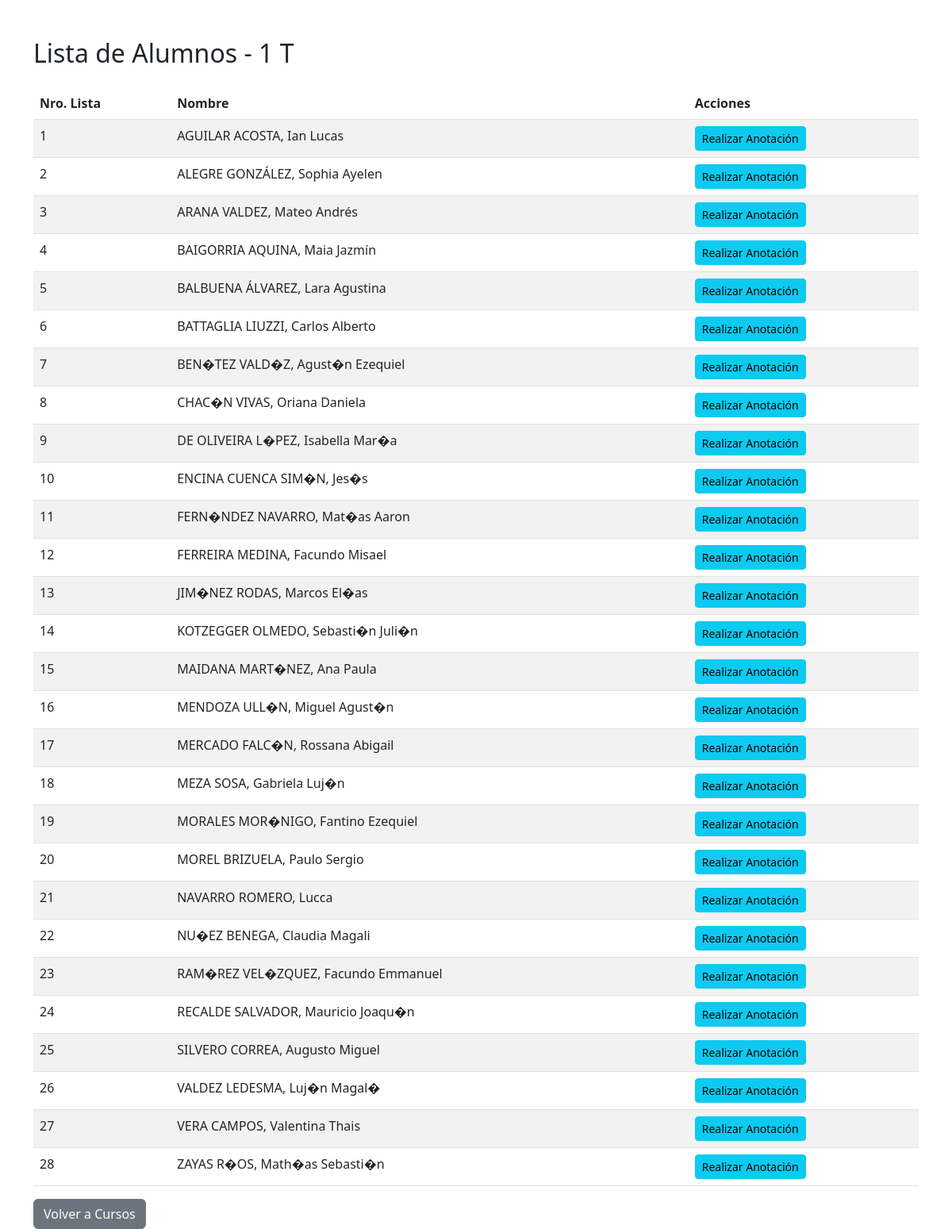
The app's page /curso/1 with its own data.
### models.py (models this page shows)
class Curso(db.Model):
    __tablename__ = 'curso'
    id_curso = db.Column(db.Integer, primary_key=True)
    nombre_curso = db.Column(db.String(100), nullable=False)
    alumnos = db.relationship('Alumno', backref='curso_rel', lazy=True)

class Alumno(db.Model):
    __tablename__ = 'alumno'
    id = db.Column(db.Integer, primary_key=True)
    nombre = db.Column(db.String(100), nullable=False)
    nro_lista = db.Column(db.Integer)
    curso = db.Column(db.Integer, db.ForeignKey('curso.id_curso'))

### app.py (the view)
@app.route('/curso/<int:id_curso>')
def listar_alumnos(id_curso):
    curso = Curso.query.get_or_404(id_curso)
    alumnos = Alumno.query.filter_by(curso=id_curso).all()
    return render_template('alumnos.html', curso=curso, alumnos=alumnos)

### templates/alumnos.html (shortened to what this page needs)
<!DOCTYPE html>
<html lang="es">
<head>
    <link href="https://cdn.jsdelivr.net/npm/bootstrap@5.3.0/dist/css/bootstrap.min.css" rel="stylesheet">
</head>
<body>
    <div class="container mt-5">
        <h2>Lista de Alumnos - {{ curso.nombre_curso }}</h2>
        <table class="table table-striped mt-4">
            <thead>
                <tr>
                    <th>Nro. Lista</th>
                    <th>Nombre</th>
                    <th>Acciones</th>
                </tr>
            </thead>
            <tbody>
                {% for alumno in alumnos %}
                <tr>
                    <td>{{ alumno.nro_lista }}</td>
                    <td>{{ alumno.nombre }}</td>
                    <td>
                        <a href="{{ url_for('vista_agregar_anotacion', id_alumno=alumno.id) }}" class="btn btn-sm btn-info">Realizar Anotación</a>
                    </td>
                </tr>
                {% endfor %}
            </tbody>
        </table>
        <a href="{{ url_for('index') }}" class="btn btn-secondary">Volver a Cursos</a>
    </div>
</body>
</html>

### records on screen
Curso: nombre_curso "1 T"
Alumno: nro_lista "1", nombre "AGUILAR ACOSTA, Ian Lucas"
Alumno: nro_lista "2", nombre "ALEGRE GONZÁLEZ, Sophia Ayelen"
Alumno: nro_lista "3", nombre "ARANA VALDEZ, Mateo Andrés"
Alumno: nro_lista "4", nombre "BAIGORRIA AQUINA, Maia Jazmín"
Alumno: nro_lista "5", nombre "BALBUENA ÁLVAREZ, Lara Agustina"
Alumno: nro_lista "6", nombre "BATTAGLIA LIUZZI, Carlos Alberto"
Alumno: nro_lista "7", nombre "BEN�TEZ VALD�Z, Agust�n Ezequiel"
Alumno: nro_lista "8", nombre "CHAC�N VIVAS, Oriana Daniela"
Alumno: nro_lista "9", nombre "DE OLIVEIRA L�PEZ, Isabella Mar�a"
Alumno: nro_lista "10", nombre "ENCINA CUENCA SIM�N, Jes�s"
Alumno: nro_lista "11", nombre "FERN�NDEZ NAVARRO, Mat�as Aaron"
Alumno: nro_lista "12", nombre "FERREIRA MEDINA, Facundo Misael"
Alumno: nro_lista "13", nombre "JIM�NEZ RODAS, Marcos El�as"
Alumno: nro_lista "14", nombre "KOTZEGGER OLMEDO, Sebasti�n Juli�n"
Alumno: nro_lista "15", nombre "MAIDANA MART�NEZ, Ana Paula"
Alumno: nro_lista "16", nombre "MENDOZA ULL�N, Miguel Agust�n"
Alumno: nro_lista "17", nombre "MERCADO FALC�N, Rossana Abigail"
Alumno: nro_lista "18", nombre "MEZA SOSA, Gabriela Luj�n"
Alumno: nro_lista "19", nombre "MORALES MOR�NIGO, Fantino Ezequiel"
Alumno: nro_lista "20", nombre "MOREL BRIZUELA, Paulo Sergio"
Alumno: nro_lista "21", nombre "NAVARRO ROMERO, Lucca"
Alumno: nro_lista "22", nombre "NU�EZ BENEGA, Claudia Magali"
Alumno: nro_lista "23", nombre "RAM�REZ VEL�ZQUEZ, Facundo Emmanuel"
Alumno: nro_lista "24", nombre "RECALDE SALVADOR, Mauricio Joaqu�n"
Alumno: nro_lista "25", nombre "SILVERO CORREA, Augusto Miguel"
Alumno: nro_lista "26", nombre "VALDEZ LEDESMA, Luj�n Magal�"
Alumno: nro_lista "27", nombre "VERA CAMPOS, Valentina Thais"
Alumno: nro_lista "28", nombre "ZAYAS R�OS, Math�as Sebasti�n"
